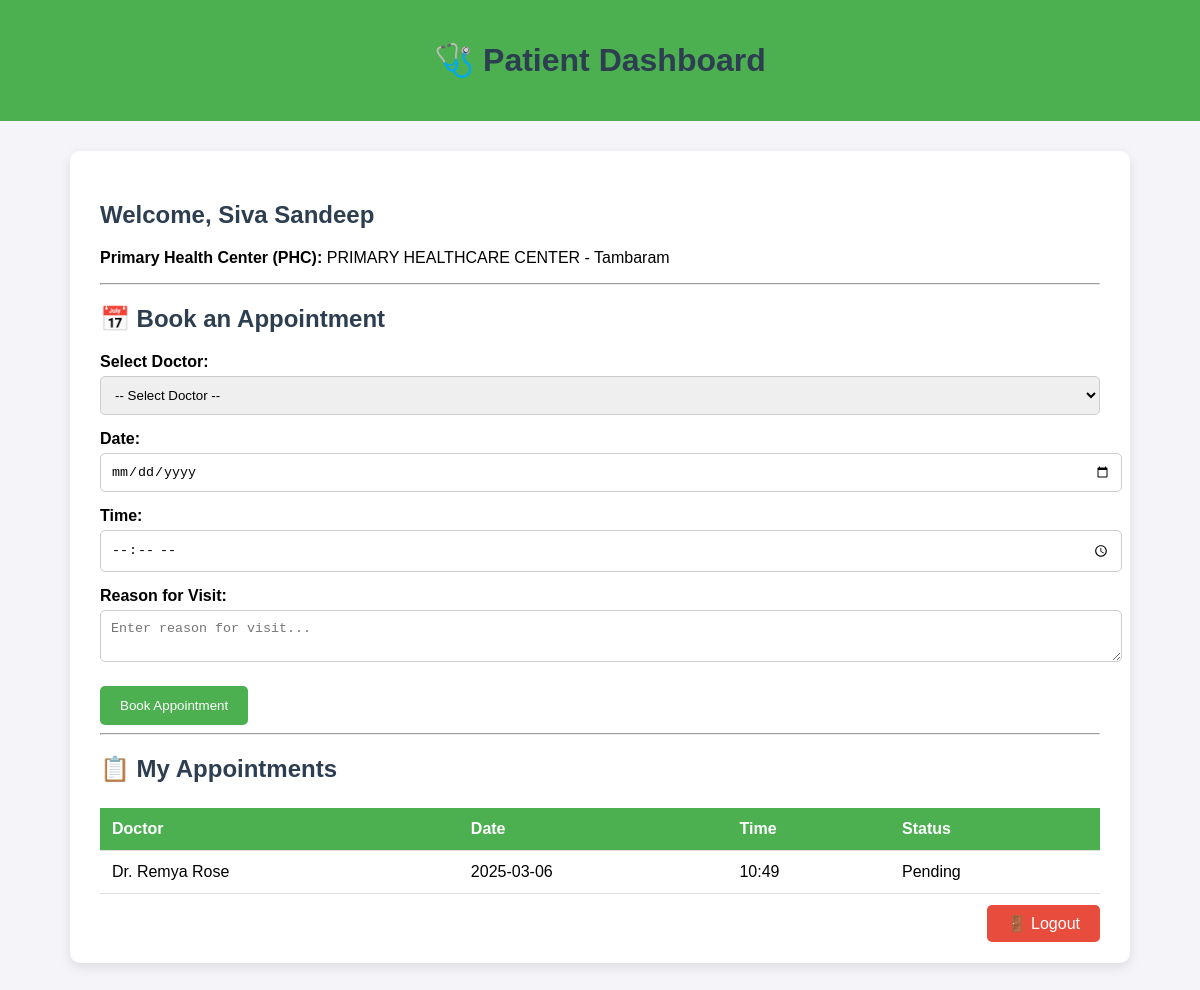
The app's page /patient_dashboard/4 (signed in) with its own data.
### tables this page shows
CREATE TABLE Patients (
    id INTEGER PRIMARY KEY AUTOINCREMENT,
    name VARCHAR(100) NOT NULL,
    age INTEGER NOT NULL,
    gender VARCHAR(10) NOT NULL,
    phc_id INTEGER,
    sub_center_id INTEGER, password TEXT, username TEXT,
    FOREIGN KEY (phc_id) REFERENCES PHC(id),
    FOREIGN KEY (sub_center_id) REFERENCES SubCenter(id)
);

CREATE TABLE PHC (
    id INTEGER PRIMARY KEY AUTOINCREMENT,
    name VARCHAR(100) NOT NULL,
    location VARCHAR(100) NOT NULL
);

CREATE TABLE Appointments (
    id INTEGER PRIMARY KEY AUTOINCREMENT,
    patient_id INTEGER NOT NULL,
    doctor_id INTEGER NOT NULL,
    date TEXT NOT NULL,
    time TEXT NOT NULL,
    status TEXT DEFAULT 'Pending',
    reason TEXT,
    FOREIGN KEY (patient_id) REFERENCES Patients(id),
    FOREIGN KEY (doctor_id) REFERENCES Doctors(id)
);

CREATE TABLE Doctors (
    id INTEGER PRIMARY KEY AUTOINCREMENT,
    name VARCHAR(100) NOT NULL,
    specialization VARCHAR(100),
    phc_id INTEGER,
    sub_center_id INTEGER, password TEXT, username TEXT,
    FOREIGN KEY (phc_id) REFERENCES PHC(id),
    FOREIGN KEY (sub_center_id) REFERENCES SubCenter(id)
);

### app.py (the view)
@app.route('/patient_dashboard/<int:patient_id>')
def patient_dashboard(patient_id):
    if 'role' not in session or session['role'] != 'patient':
        return redirect(url_for('patient_login'))
    conn = get_db_connection()
    patient = conn.execute("SELECT * FROM Patients WHERE id = ?", (patient_id,)).fetchone()
    phc = conn.execute("SELECT * FROM PHC WHERE id = ?", (patient['phc_id'],)).fetchone()
    sub_center = conn.execute("SELECT * FROM SubCenter WHERE id = ?", (patient['sub_center_id'],)).fetchone()
    doctors = conn.execute("""
        SELECT * FROM Doctors WHERE phc_id = ? OR sub_center_id = ?
    """, (patient['phc_id'], patient['sub_center_id'])).fetchall()
    appointments = conn.execute("""
        SELECT a.id, d.name AS doctor_name, a.date, a.time, a.status
        FROM Appointments a
        JOIN Doctors d ON a.doctor_id = d.id
        WHERE a.patient_id = ?
        ORDER BY a.date DESC
    """, (patient_id,)).fetchall()
    conn.close()
    return render_template(
        'patient_dashboard.html',
        patient=patient,
        phc=phc,
        sub_center=sub_center,
        doctors=doctors,
        appointments=appointments
    )

### app.py (called while the page is built)
def get_db_connection():
    conn = sqlite3.connect(DATABASE)
    conn.row_factory = sqlite3.Row  # Enable row access by column name
    return conn

### templates/patient_dashboard.html (shortened to what this page needs)
<!DOCTYPE html>
<html lang="en">
<head>
</head>
<body>
<header>
    <h1>🩺 Patient Dashboard</h1>
</header>
<div class="container">
    <h2>Welcome, {{ patient['name'] }}</h2>
    {% if phc %}
        <p><strong>Primary Health Center (PHC):</strong> {{ phc['name'] }} - {{ phc['location'] }}</p>
    {% elif sub_center %}
        <p><strong>Sub-Center:</strong> {{ sub_center['name'] }} - {{ sub_center['location'] }}</p>
    {% endif %}
    <hr>
    <h2>📅 Book an Appointment</h2>
    <form method="POST" action="/schedule_appointment">
        <label for="doctor_id">Select Doctor:</label>
        <select name="doctor_id" required>
            <option value="">-- Select Doctor --</option>
        </select>
        <label for="date">Date:</label>
        <input type="date" name="date" required>
        <label for="time">Time:</label>
        <input type="time" name="time" required>
        <label for="reason">Reason for Visit:</label>
        <textarea name="reason" placeholder="Enter reason for visit..." required></textarea>
        <button type="submit">Book Appointment</button>
    </form>
    <hr>
    <h2>📋 My Appointments</h2>
    <table>
        <thead>
            <tr>
                <th>Doctor</th>
                <th>Date</th>
                <th>Time</th>
                <th>Status</th>
            </tr>
        </thead>
        <tbody>
            {% for appointment in appointments %}
            <tr>
                <td>{{ appointment['doctor_name'] }}</td>
                <td>{{ appointment['date'] }}</td>
                <td>{{ appointment['time'] }}</td>
                <td>{{ appointment['status'] }}</td>
            </tr>
            {% endfor %}
        </tbody>
    </table>
    <div class="logout">
        <a href="/logout">🚪 Logout</a>
    </div>
</div>
</body>
</html>

### templates/patient_dashboard.html (style rules this page uses)
body { font-family: Arial, sans-serif; background-color: #f4f4f9; margin: 0; padding: 0; }
header { background-color: #4CAF50; color: white; padding: 20px; text-align: center; }
.container { max-width: 1000px; margin: 30px auto; background: white; padding: 30px; border-radius: 10px; box-shadow: 0 4px 12px rgba(0,0,0,0.1); }
h1, h2 { color: #2c3e50; }
form label { display: block; margin-top: 15px; font-weight: bold; }
form input, form select, form textarea { width: 100%; padding: 10px; margin-top: 5px; border: 1px solid #ccc; border-radius: 5px; }
form button { margin-top: 20px; background-color: #4CAF50; color: white; padding: 12px 20px; border: none; border-radius: 5px; cursor: pointer; }
table { width: 100%; border-collapse: collapse; margin-top: 25px; }
table thead { background-color: #4CAF50; color: white; }
table th, table td { padding: 12px; text-align: left; border-bottom: 1px solid #ddd; }
.logout { text-align: right; margin-top: 20px; }
.logout a { background-color: #e74c3c; color: white; padding: 10px 20px; text-decoration: none; border-radius: 5px; }

### records on screen
Patients: name "Siva Sandeep"
PHC: name "PRIMARY HEALTHCARE CENTER", location "Tambaram"
Appointments: doctor_name "Dr. Remya Rose", date "2025-03-06", time "10:49", status "Pending"
